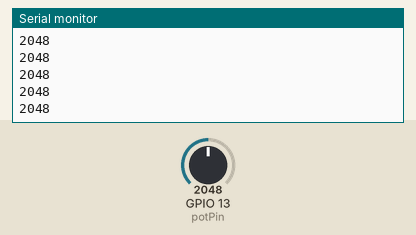
The sketch below on a simulated ESP32. Shown: the last lines printed to the serial monitor. The test bench sets the inputs (shaded band); at power-on: GPIO 13 (potPin) = 2048.

Above: at 1.2 s.
1.3 s: GPIO 13 (potPin) set to 2866
At 1.31 s:
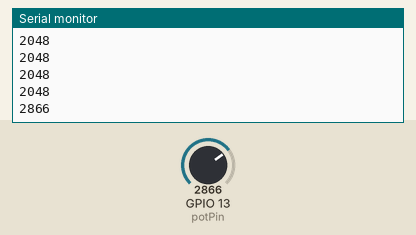
2.8 s: GPIO 13 (potPin) set to 3603
At 2.81 s:
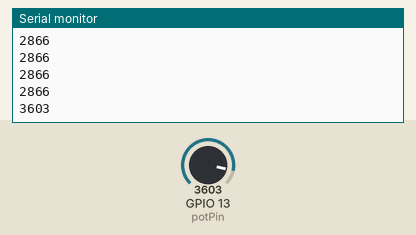
Timing chart, 0 to 5.8 s (numbered marks = the images above; inputs shaded):
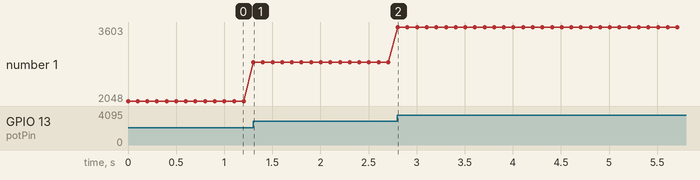

The sketch:

6_analogRead.ino
```cpp
//Program to read analog values from Potentiometer
int potPin =13;
int potVal;
void setup() {
  // put your setup code here, to run once:
   Serial.begin(115200);
   pinMode(potPin,INPUT);
}

void loop() {
  // put your main code here, to run repeatedly:
  potVal =analogRead(potPin);
  Serial.println(potVal);
  delay(100);
}
```

Measured:
- after the input at 1.3 s, the serial monitor: prints a new line at once (image 1)
- after the input at 2.8 s, the serial monitor: prints a new line at once (image 2)
- plotted number 1: 2048 → 2866 after the input at 1.3 s, 2866 → 3603 after the input at 2.8 s
